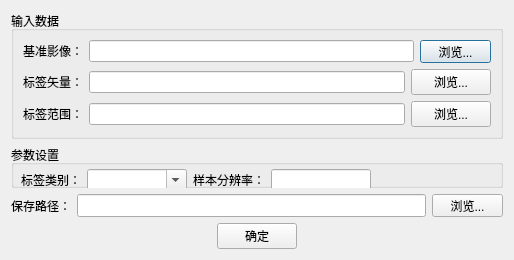
<?xml version="1.0" encoding="UTF-8"?>
<ui version="4.0">
 <class>Dialog</class>
 <widget class="QDialog" name="Dialog">
  <property name="geometry">
   <rect>
    <x>0</x>
    <y>0</y>
    <width>514</width>
    <height>260</height>
   </rect>
  </property>
  <property name="minimumSize">
   <size>
    <width>0</width>
    <height>0</height>
   </size>
  </property>
  <property name="maximumSize">
   <size>
    <width>514</width>
    <height>280</height>
   </size>
  </property>
  <property name="windowTitle">
   <string>样本制作</string>
  </property>
  <layout class="QVBoxLayout" name="verticalLayout_2">
   <item>
    <widget class="QGroupBox" name="groupBox_SelectSample">
     <property name="title">
      <string>输入数据</string>
     </property>
     <layout class="QHBoxLayout" name="horizontalLayout_openImage">
      <property name="spacing">
       <number>6</number>
      </property>
      <property name="sizeConstraint">
       <enum>QLayout::SetDefaultConstraint</enum>
      </property>
      <property name="leftMargin">
       <number>9</number>
      </property>
      <property name="topMargin">
       <number>9</number>
      </property>
      <property name="rightMargin">
       <number>9</number>
      </property>
      <property name="bottomMargin">
       <number>9</number>
      </property>
      <item>
       <layout class="QVBoxLayout" name="verticalLayout_4">
        <property name="bottomMargin">
         <number>0</number>
        </property>
        <item>
         <layout class="QHBoxLayout" name="horizontalLayout">
          <property name="sizeConstraint">
           <enum>QLayout::SetDefaultConstraint</enum>
          </property>
          <item>
           <widget class="QLabel" name="label">
            <property name="maximumSize">
             <size>
              <width>70</width>
              <height>20</height>
             </size>
            </property>
            <property name="text">
             <string>基准影像：</string>
            </property>
           </widget>
          </item>
          <item>
           <widget class="QLineEdit" name="lineEdit_image"/>
          </item>
          <item>
           <widget class="QPushButton" name="pushButton_OpenImageFile">
            <property name="minimumSize">
             <size>
              <width>71</width>
              <height>23</height>
             </size>
            </property>
            <property name="maximumSize">
             <size>
              <width>71</width>
              <height>23</height>
             </size>
            </property>
            <property name="text">
             <string>浏览...</string>
            </property>
           </widget>
          </item>
         </layout>
        </item>
        <item>
         <layout class="QHBoxLayout" name="horizontalLayout_5">
          <item>
           <widget class="QLabel" name="label_3">
            <property name="text">
             <string>标签矢量：</string>
            </property>
           </widget>
          </item>
          <item>
           <widget class="QLineEdit" name="lineEdit_label"/>
          </item>
          <item>
           <widget class="QPushButton" name="pushButton_OpenLabelFile">
            <property name="text">
             <string>浏览...</string>
            </property>
           </widget>
          </item>
         </layout>
        </item>
        <item>
         <layout class="QHBoxLayout" name="horizontalLayout_6">
          <item>
           <widget class="QLabel" name="label_4">
            <property name="text">
             <string>标签范围：</string>
            </property>
           </widget>
          </item>
          <item>
           <widget class="QLineEdit" name="lineEdit_boundary"/>
          </item>
          <item>
           <widget class="QPushButton" name="pushButton_OpenBoundaryFile">
            <property name="text">
             <string>浏览...</string>
            </property>
           </widget>
          </item>
         </layout>
        </item>
       </layout>
      </item>
     </layout>
    </widget>
   </item>
   <item>
    <widget class="QGroupBox" name="groupBox_paras">
     <property name="title">
      <string>参数设置</string>
     </property>
     <widget class="QWidget" name="gridLayoutWidget">
      <property name="geometry">
       <rect>
        <x>10</x>
        <y>20</y>
        <width>469</width>
        <height>31</height>
       </rect>
      </property>
      <layout class="QGridLayout" name="gridLayout">
       <item row="0" column="0">
        <widget class="QLabel" name="label_5">
         <property name="text">
          <string>标签类别：</string>
         </property>
        </widget>
       </item>
       <item row="0" column="2">
        <widget class="QLabel" name="label_6">
         <property name="text">
          <string>样本分辨率：</string>
         </property>
        </widget>
       </item>
       <item row="0" column="3">
        <widget class="QLineEdit" name="lineEdit_sampleGSD">
         <property name="sizePolicy">
          <sizepolicy hsizetype="Expanding" vsizetype="Fixed">
           <horstretch>0</horstretch>
           <verstretch>0</verstretch>
          </sizepolicy>
         </property>
         <property name="minimumSize">
          <size>
           <width>100</width>
           <height>0</height>
          </size>
         </property>
         <property name="maximumSize">
          <size>
           <width>16777215</width>
           <height>16777215</height>
          </size>
         </property>
        </widget>
       </item>
       <item row="0" column="1">
        <widget class="QComboBox" name="comboBox_sampleClass">
         <property name="sizePolicy">
          <sizepolicy hsizetype="Expanding" vsizetype="Fixed">
           <horstretch>0</horstretch>
           <verstretch>0</verstretch>
          </sizepolicy>
         </property>
         <property name="minimumSize">
          <size>
           <width>100</width>
           <height>0</height>
          </size>
         </property>
         <property name="maximumSize">
          <size>
           <width>16777215</width>
           <height>16777215</height>
          </size>
         </property>
         <property name="editable">
          <bool>true</bool>
         </property>
        </widget>
       </item>
       <item row="0" column="4">
        <spacer name="horizontalSpacer">
         <property name="orientation">
          <enum>Qt::Horizontal</enum>
         </property>
         <property name="sizeHint" stdset="0">
          <size>
           <width>200</width>
           <height>20</height>
          </size>
         </property>
        </spacer>
       </item>
      </layout>
     </widget>
    </widget>
   </item>
   <item>
    <layout class="QVBoxLayout" name="verticalLayout">
     <item>
      <layout class="QHBoxLayout" name="horizontalLayout_saveImage">
       <item>
        <widget class="QLabel" name="label_2">
         <property name="text">
          <string>保存路径：</string>
         </property>
        </widget>
       </item>
       <item>
        <widget class="QLineEdit" name="lineEdit_saveSamplePath">
         <property name="minimumSize">
          <size>
           <width>0</width>
           <height>0</height>
          </size>
         </property>
         <property name="maximumSize">
          <size>
           <width>16777215</width>
           <height>10000000</height>
          </size>
         </property>
        </widget>
       </item>
       <item>
        <widget class="QPushButton" name="pushButton_OpenSamplePath">
         <property name="minimumSize">
          <size>
           <width>71</width>
           <height>23</height>
          </size>
         </property>
         <property name="maximumSize">
          <size>
           <width>71</width>
           <height>23</height>
          </size>
         </property>
         <property name="text">
          <string>浏览...</string>
         </property>
        </widget>
       </item>
      </layout>
     </item>
     <item alignment="Qt::AlignHCenter">
      <widget class="QPushButton" name="pushButton_MakeSample">
       <property name="text">
        <string>确定</string>
       </property>
      </widget>
     </item>
    </layout>
   </item>
  </layout>
 </widget>
 <resources/>
 <connections>
  <connection>
   <sender>pushButton_MakeSample</sender>
   <signal>clicked()</signal>
   <receiver>Dialog</receiver>
   <slot>accept()</slot>
   <hints>
    <hint type="sourcelabel">
     <x>238</x>
     <y>233</y>
    </hint>
    <hint type="destinationlabel">
     <x>238</x>
     <y>127</y>
    </hint>
   </hints>
  </connection>
 </connections>
</ui>
